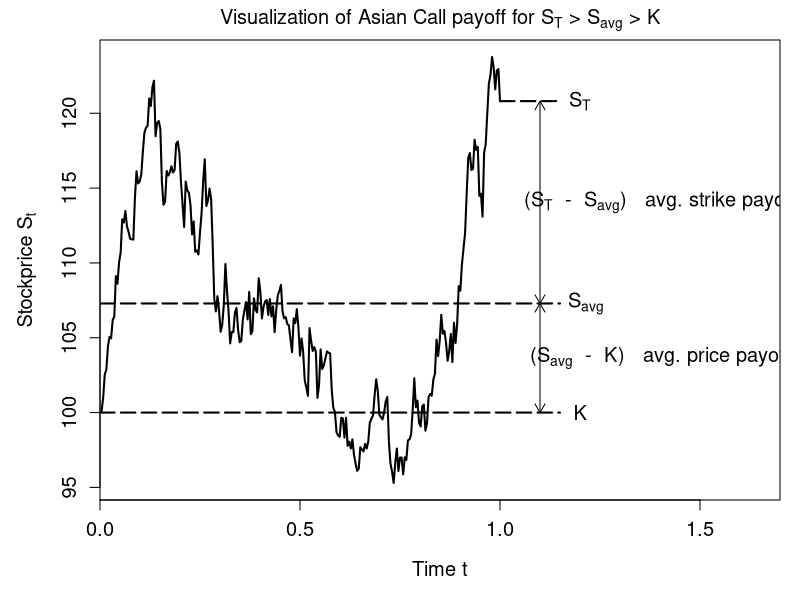

Reproduce this figure in R.
# clear variables and close windows
rm(list = ls(all = TRUE))
graphics.off()

# settings
s.0   = 100    # current stock price
k     = 100    # strike price
tau   = 1      # time to maturity in years
n.t   = 252    # number of time steps (used for stock simulation and averaging)
r     = 0.03   # annual interest rate
sigma = 0.2    # volatility

# function for simulating stock price by geometric brownian motion
MCPath = function(s.0, tau, n.t, r, sigma) {
    dt  = tau/n.t
    t   = seq(0, tau, by = dt)
    s.t = s.0 * exp((r - sigma^2/2) * t + sigma * sqrt(dt) * c(0, cumsum(rnorm(n.t))))
    return(s.t)
}

# plotting function
PayoffPlot = function(s.t, k, tau, n.t, s.avg) {
    dt  = tau/n.t
    t   = seq(0, tau, by = dt)
    s.T = s.t[length(s.t)]
    
    # factors for window, line, text and arrow sizes
    f.win   = 1.7
    f.line  = 1.15
    f.text  = 1.2
    f.arrow = 1.1

    # path plot
    par(mar = c(5, 5, 2, 1))
    plot(t, s.t, type    = "l", lwd = 2, xaxs= "i", 
                 xlim    = c(0, f.win * tau), ylim     = c(min(k, s.t), max(k, s.t)), 
                 cex.lab = 1.2, cex.axis = 1.2, cex.main = 1.2, cex.sub  = 1.2,
                 main    = expression("Visualization of Asian Call payoff for " * 
                                      "S"["T"] * " > " * "S"["avg"] * " > K"), 
                 xlab    = "Time t", ylab = expression("Stockprice " * "S"["t"]))

    # dotted lines for S_T, S_avg, K
    lines(c(tau, f.line * tau), s.T * c(1, 1), lty = 5, lwd = 2, col = "black")
    lines(c(0, f.line * tau), s.avg * c(1, 1), lty = 5, lwd = 2, col = "black")
    lines(c(0, f.line * tau), k * c(1, 1), lty = 5, lwd = 2, col = "black")

    # text S_T, S_avg, K, payoff
    text(f.text * tau, s.T, expression("S"["T"]), col = "black", cex = 1.2)
    text(f.text * tau, s.avg, expression("  S"["avg"]), col = "black", cex = 1.2)
    text(f.text * tau, k, "K", col = "black", cex = 1.2)
    text(1.4 * tau, 0.5 * (k + s.avg), cex = 1.2, 
         expression("(S"["avg"] * "  -  " * "K)" * "   avg. price payoff"))
    text(1.4 * tau, 0.5 * (s.T + s.avg), cex = 1.2,
         expression("(S"["T"] * "  -  " * "S"["avg"] * ")" * "   avg. strike payoff"))
    
    # arrow S_avg <--> K 
    arrows(f.arrow * tau, s.T, f.arrow * tau, s.avg, code = 3, length = 0.1)
    # arrow S_t <--> s_avg 
    arrows(f.arrow * tau, k, f.arrow * tau, s.avg, code = 3, length = 0.1)
}

# main

exit   = FALSE
n.loop = 0

while (exit == FALSE && n.loop < 10000) {
    n.loop = n.loop + 1
    s.t    = MCPath(s.0, tau, n.t, r, sigma)
    s.avg  = sum(s.t)/length(s.t)  # arithmetic average
    if (s.t[length(s.t)] > 1.05 * s.avg && s.avg > 1.05 * k) {  
        # factor 1.05 to prevent overlaying text
        PayoffPlot(s.t, k, tau, n.t, s.avg)
        exit = TRUE
    }
}


